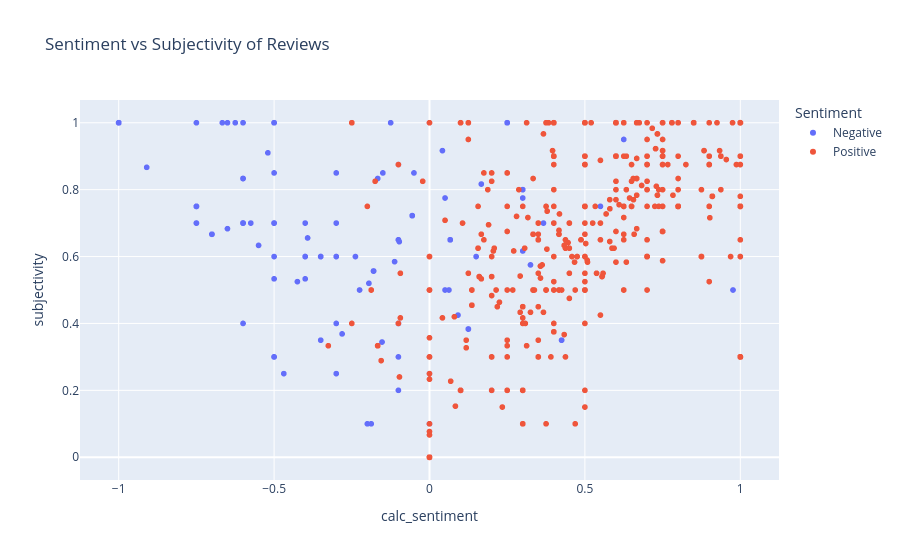

Notebook source saved alongside this figure:
### Markdown cell above
(Negative Reviews)
This bar chart shows the most common words used in negative review titles. It makes it easier to see what people complain about the most.
If words like slow, rude, or cold show up a lot, it means those are common problems. This can help restaurants know what they need to fix.

### Code cell
df["calc_sentiment"] = df["Review Title"].apply(lambda x: TextBlob(x).sentiment.polarity)
df["subjectivity"] = df["Review Title"].apply(lambda x: TextBlob(x).sentiment.subjectivity)
fig = px.scatter(
    df,
    x="calc_sentiment",
    y="subjectivity",
    color="Sentiment",
    title="Sentiment vs Subjectivity of Reviews"
)

fig.show()

### Figure 1 — Plotly figure (JSON) as saved in the notebook; plotly's stock layout.template omitted (floating-point values rounded to 4 significant figures; data arrays with more than 128 entries replaced by an {"elided": "..."} marker saying what was removed)
{"data": [{"hovertemplate": "Sentiment=Negative<br>calc_sentiment=%{x}<br>subjectivity=%{y}<extra></extra>", "legendgroup": "Negative", "marker": {"color": "#636efa", "symbol": "circle"}, "mode": "markers", "name": "Negative", "showlegend": true, "type": "scattergl", "x": {"elided": "265 float values"}, "xaxis": "x", "y": {"elided": "265 float values"}, "yaxis": "y"}, {"hovertemplate": "Sentiment=Positive<br>calc_sentiment=%{x}<br>subjectivity=%{y}<extra></extra>", "legendgroup": "Positive", "marker": {"color": "#EF553B", "symbol": "circle"}, "mode": "markers", "name": "Positive", "showlegend": true, "type": "scattergl", "x": {"elided": "1237 float values"}, "xaxis": "x", "y": {"elided": "1237 float values"}, "yaxis": "y"}], "layout": {"legend": {"title": {"text": "Sentiment"}, "tracegroupgap": 0}, "title": {"text": "Sentiment vs Subjectivity of Reviews"}, "xaxis": {"anchor": "y", "domain": [0, 1], "title": {"text": "calc_sentiment"}}, "yaxis": {"anchor": "x", "domain": [0, 1], "title": {"text": "subjectivity"}}}}
